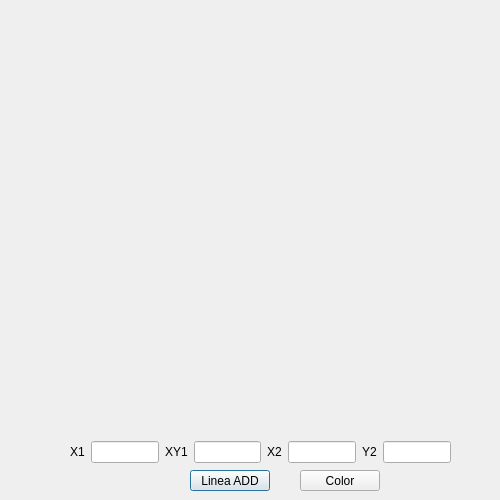
<?xml version="1.0" encoding="UTF-8"?>
<ui version="4.0">
 <class>Dialog</class>
 <widget class="QDialog" name="Dialog">
  <property name="geometry">
   <rect>
    <x>0</x>
    <y>0</y>
    <width>500</width>
    <height>500</height>
   </rect>
  </property>
  <property name="windowTitle">
   <string>Dialog</string>
  </property>
  <widget class="QPushButton" name="pushButton">
   <property name="geometry">
    <rect>
     <x>190</x>
     <y>470</y>
     <width>80</width>
     <height>21</height>
    </rect>
   </property>
   <property name="text">
    <string>Linea ADD</string>
   </property>
  </widget>
  <widget class="QPushButton" name="pushButton_2">
   <property name="geometry">
    <rect>
     <x>300</x>
     <y>470</y>
     <width>80</width>
     <height>21</height>
    </rect>
   </property>
   <property name="text">
    <string>Color</string>
   </property>
  </widget>
  <widget class="QWidget" name="">
   <property name="geometry">
    <rect>
     <x>70</x>
     <y>440</y>
     <width>381</width>
     <height>24</height>
    </rect>
   </property>
   <layout class="QHBoxLayout" name="horizontalLayout">
    <item>
     <widget class="QLabel" name="label">
      <property name="text">
       <string>X1</string>
      </property>
     </widget>
    </item>
    <item>
     <widget class="QLineEdit" name="x1"/>
    </item>
    <item>
     <widget class="QLabel" name="label_2">
      <property name="text">
       <string>XY1</string>
      </property>
     </widget>
    </item>
    <item>
     <widget class="QLineEdit" name="y1"/>
    </item>
    <item>
     <widget class="QLabel" name="label_3">
      <property name="text">
       <string>X2</string>
      </property>
     </widget>
    </item>
    <item>
     <widget class="QLineEdit" name="qLbl_x2"/>
    </item>
    <item>
     <widget class="QLabel" name="label_4">
      <property name="text">
       <string>Y2</string>
      </property>
     </widget>
    </item>
    <item>
     <widget class="QLineEdit" name="y2_2"/>
    </item>
   </layout>
  </widget>
 </widget>
 <resources/>
 <connections/>
</ui>
